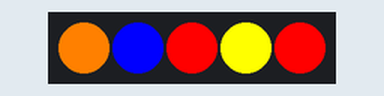
A program run on a simulated Raspberry Pi Pico running MicroPython. On the bench: 5 RGB LEDs in strip order, left to right. Random numbers come from a fixed seed.

Above: at 0.1 s.
At 2.1 s:
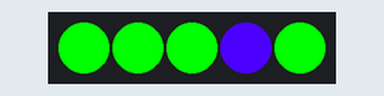
At 4.1 s:
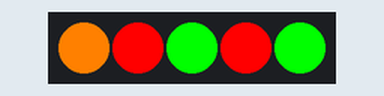
At 12.1 s:
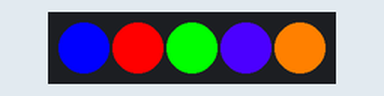
At 20.1 s:
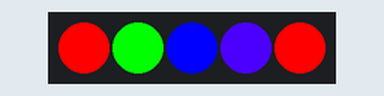
At 38.1 s:
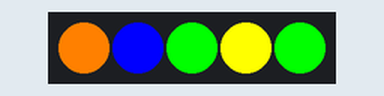
Timing chart, 0 to 39.6 s (numbered marks = the images above):
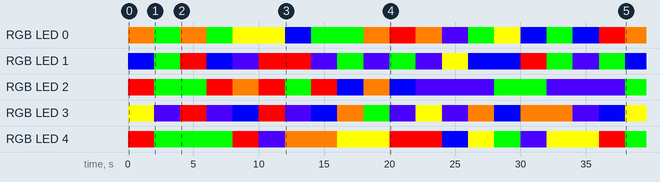

The program:

neo-basic.py
```python
import random
import time

from machine import Pin
from neopixel import NeoPixel

COLORS = {
    # "black":  (0,0,0),
    "red": (255, 0, 0),
    "orange": (255, 128, 0),
    "yellow": (255, 255, 0),
    "green": (0, 255, 0),
    "blue": (0, 0, 255),
    "indigo": (75, 0, 255),
    "violet": (128, 0, 255),
}
COLOR_LIST = list(COLORS.values())

pin = Pin(2, Pin.OUT)
neo = NeoPixel(pin, 5)

while True:
    neo[0] = COLOR_LIST[random.randint(0, 5)]
    neo[1] = COLOR_LIST[random.randint(0, 5)]
    neo[2] = COLOR_LIST[random.randint(0, 5)]
    neo[3] = COLOR_LIST[random.randint(0, 5)]
    neo[4] = COLOR_LIST[random.randint(0, 5)]

    neo.write()
    time.sleep(2)
```

Measured:
- by itself, RGB LED 1: off → RGB(0, 0, 255) at 0.00 s, → RGB(0, 255, 0) 2.0 s later, → RGB(255, 0, 0) 2.0 s later, → RGB(0, 0, 255) 2.0 s later, … (18 changes in this stretch)
- by itself, RGB LED 4: off → RGB(255, 0, 0) at 0.00 s, → RGB(0, 255, 0) 2.0 s later, → RGB(255, 0, 0) 6.0 s later, → RGB(75, 0, 255) 2.0 s later, … (14 changes in this stretch)
- what the display in image 1 shows lasts 2.0 s, from 2.0 s to 4.0 s
